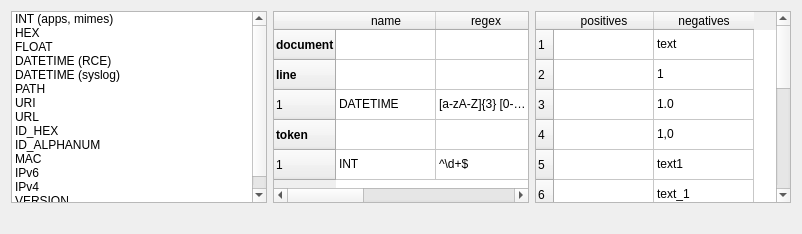
    <widget class="QWidget" name="widget_2" native="true">
     <property name="layoutDirection">
      <enum>Qt::LeftToRight</enum>
     </property>
     <layout class="QGridLayout" name="gridLayout_3">
      <item row="1" column="5">
       <spacer name="horizontalSpacer_3">
        <property name="orientation">
         <enum>Qt::Horizontal</enum>
        </property>
        <property name="sizeHint" stdset="0">
         <size>
          <width>40</width>
          <height>0</height>
         </size>
        </property>
       </spacer>
      </item>
      <item row="0" column="5">
       <widget class="QTableWidget" name="tableWidget_2">
        <row>
         <property name="text">
          <string>1</string>
         </property>
        </row>
        <row>
         <property name="text">
          <string>2</string>
         </property>
        </row>
        <row>
         <property name="text">
          <string>3</string>
         </property>
        </row>
        <row>
         <property name="text">
          <string>4</string>
         </property>
        </row>
        <row>
         <property name="text">
          <string>5</string>
         </property>
        </row>
        <row>
         <property name="text">
          <string>6</string>
         </property>
        </row>
        <row>
         <property name="text">
          <string>7</string>
         </property>
        </row>
        <row>
         <property name="text">
          <string>8</string>
         </property>
        </row>
        <row>
         <property name="text">
          <string>9</string>
         </property>
        </row>
        <row>
         <property name="text">
          <string>10</string>
         </property>
        </row>
        <row>
         <property name="text">
          <string>11</string>
         </property>
        </row>
        <row>
         <property name="text">
          <string>12</string>
         </property>
        </row>
        <row>
         <property name="text">
          <string>13</string>
         </property>
        </row>
        <column>
         <property name="text">
          <string>positives</string>
         </property>
        </column>
        <column>
         <property name="text">
          <string>negatives</string>
         </property>
        </column>
        <item row="0" column="0">
         <property name="text">
          <string/>
         </property>
        </item>
        <item row="0" column="1">
         <property name="text">
          <string>text</string>
         </property>
        </item>
        <item row="1" column="1">
         <property name="text">
          <string>1</string>
         </property>
        </item>
        <item row="2" column="1">
         <property name="text">
          <string>1.0</string>
         </property>
        </item>
        <item row="3" column="1">
         <property name="text">
          <string>1,0</string>
         </property>
        </item>
        <item row="4" column="1">
         <property name="text">
          <string>text1</string>
         </property>
        </item>
        <item row="5" column="1">
         <property name="text">
          <string>text_1</string>
         </property>
        </item>
        <item row="6" column="1">
         <property name="text">
          <string>text-1</string>
         </property>
        </item>
        <item row="7" column="1">
         <property name="text">
          <string>text_1.0.0</string>
         </property>
        </item>
        <item row="8" column="1">
         <property name="text">
          <string>127.0.0.1</string>
         </property>
        </item>
        <item row="9" column="1">
         <property name="text">
          <string>ff::00</string>
         </property>
        </item>
        <item row="10" column="1">
         <property name="text">
          <string>AA:BB:CC:DD:EE:FF:GG:HH:II:JJ</string>
         </property>
        </item>
       </widget>
      </item>
      <item row="0" column="0">
       <widget class="QListWidget" name="listWidget">
        <property name="dragDropMode">
         <enum>QAbstractItemView::DragOnly</enum>
        </property>
        <item>
         <property name="text">
          <string>INT (apps, mimes)</string>
         </property>
        </item>
        <item>
         <property name="text">
          <string>HEX</string>
         </property>
        </item>
        <item>
         <property name="text">
          <string>FLOAT</string>
         </property>
        </item>
        <item>
         <property name="text">
          <string>DATETIME (RCE)</string>
         </property>
        </item>
        <item>
         <property name="text">
          <string>DATETIME (syslog)</string>
         </property>
        </item>
        <item>
         <property name="text">
          <string>PATH</string>
         </property>
        </item>
        <item>
         <property name="text">
          <string>URI</string>
         </property>
        </item>
        <item>
         <property name="text">
          <string>URL</string>
         </property>
        </item>
        <item>
         <property name="text">
          <string>ID_HEX</string>
         </property>
        </item>
        <item>
         <property name="text">
          <string>ID_ALPHANUM</string>
         </property>
        </item>
        <item>
         <property name="text">
          <string>MAC</string>
         </property>
        </item>
        <item>
         <property name="text">
          <string>IPv6</string>
         </property>
        </item>
        <item>
         <property name="text">
          <string>IPv4</string>
         </property>
        </item>
        <item>
         <property name="text">
          <string>VERSION</string>
         </property>
        </item>
       </widget>
      </item>
      <item row="1" column="2">
       <spacer name="horizontalSpacer_2">
        <property name="orientation">
         <enum>Qt::Horizontal</enum>
        </property>
        <property name="sizeHint" stdset="0">
         <size>
          <width>40</width>
          <height>0</height>
         </size>
        </property>
       </spacer>
      </item>
      <item row="1" column="3">
       <spacer name="horizontalSpacer_4">
        <property name="orientation">
         <enum>Qt::Horizontal</enum>
        </property>
        <property name="sizeHint" stdset="0">
         <size>
          <width>40</width>
          <height>0</height>
         </size>
        </property>
       </spacer>
      </item>
      <item row="1" column="4">
       <spacer name="horizontalSpacer_5">
        <property name="orientation">
         <enum>Qt::Horizontal</enum>
        </property>
        <property name="sizeHint" stdset="0">
         <size>
          <width>40</width>
          <height>20</height>
         </size>
        </property>
       </spacer>
      </item>
      <item row="0" column="1" colspan="4">
       <widget class="QTableWidget" name="tableWidget">
        <property name="dragEnabled">
         <bool>false</bool>
        </property>
        <property name="dragDropMode">
         <enum>QAbstractItemView::DropOnly</enum>
        </property>
        <property name="selectionBehavior">
         <enum>QAbstractItemView::SelectRows</enum>
        </property>
        <property name="sortingEnabled">
         <bool>false</bool>
        </property>
        <property name="wordWrap">
         <bool>false</bool>
        </property>
        <property name="cornerButtonEnabled">
         <bool>true</bool>
        </property>
        <row>
         <property name="text">
          <string>document</string>
         </property>
         <property name="font">
          <font>
           <weight>75</weight>
           <bold>true</bold>
          </font>
         </property>
        </row>
        <row>
         <property name="text">
          <string>line</string>
         </property>
         <property name="font">
          <font>
           <weight>75</weight>
           <bold>true</bold>
          </font>
         </property>
        </row>
        <row>
         <property name="text">
          <string>1</string>
         </property>
        </row>
        <row>
         <property name="text">
          <string>token</string>
         </property>
         <property name="font">
          <font>
           <weight>75</weight>
           <bold>true</bold>
          </font>
         </property>
        </row>
        <row>
         <property name="text">
          <string>1</string>
         </property>
        </row>
        <column>
         <property name="text">
          <string>name</string>
         </property>
        </column>
        <column>
         <property name="text">
          <string>regex</string>
         </property>
        </column>
        <column>
         <property name="text">
          <string>replace</string>
         </property>
        </column>
        <item row="2" column="0">
         <property name="text">
          <string>DATETIME</string>
         </property>
        </item>
        <item row="2" column="1">
         <property name="text">
          <string>[a-zA-Z]{3} [0-9]{2} [0-9]{2}:[0-9]{2}:[0-9]{2}</string>
         </property>
        </item>
        <item row="2" column="2">
         <property name="text">
          <string>$&amp;</string>
         </property>
        </item>
        <item row="4" column="0">
         <property name="text">
          <string>INT</string>
         </property>
        </item>
        <item row="4" column="1">
         <property name="text">
          <string>^\d+$</string>
         </property>
        </item>
        <item row="4" column="2">
         <property name="text">
          <string>$&amp;</string>
         </property>
        </item>
       </widget>
      </item>
      <item row="1" column="0">
       <spacer name="horizontalSpacer">
        <property name="orientation">
         <enum>Qt::Horizontal</enum>
        </property>
        <property name="sizeHint" stdset="0">
         <size>
          <width>40</width>
          <height>0</height>
         </size>
        </property>
       </spacer>
      </item>
     </layout>
    </widget>
